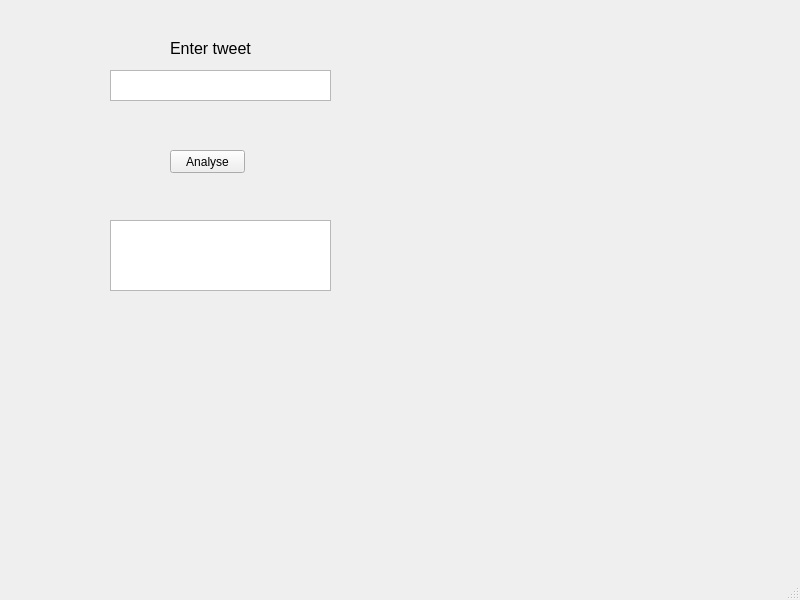
<?xml version="1.0" encoding="UTF-8"?>
<ui version="4.0">
 <class>otherWindow</class>
 <widget class="QMainWindow" name="otherWindow">
  <property name="windowModality">
   <enum>Qt::ApplicationModal</enum>
  </property>
  <property name="geometry">
   <rect>
    <x>0</x>
    <y>0</y>
    <width>800</width>
    <height>600</height>
   </rect>
  </property>
  <property name="windowTitle">
   <string>Offline Analysis</string>
  </property>
  <widget class="QWidget" name="centralwidget">
   <widget class="QLabel" name="label">
    <property name="geometry">
     <rect>
      <x>170</x>
      <y>40</y>
      <width>131</width>
      <height>16</height>
     </rect>
    </property>
    <property name="font">
     <font>
      <pointsize>12</pointsize>
     </font>
    </property>
    <property name="text">
     <string>Enter tweet</string>
    </property>
   </widget>
   <widget class="QTextEdit" name="enterTweet">
    <property name="geometry">
     <rect>
      <x>110</x>
      <y>70</y>
      <width>221</width>
      <height>31</height>
     </rect>
    </property>
   </widget>
   <widget class="QPushButton" name="pushButton">
    <property name="geometry">
     <rect>
      <x>170</x>
      <y>150</y>
      <width>75</width>
      <height>23</height>
     </rect>
    </property>
    <property name="text">
     <string>Analyse</string>
    </property>
   </widget>
   <widget class="QTextEdit" name="result">
    <property name="geometry">
     <rect>
      <x>110</x>
      <y>220</y>
      <width>221</width>
      <height>71</height>
     </rect>
    </property>
   </widget>
  </widget>
  <widget class="QMenuBar" name="menubar">
   <property name="geometry">
    <rect>
     <x>0</x>
     <y>0</y>
     <width>800</width>
     <height>21</height>
    </rect>
   </property>
  </widget>
  <widget class="QStatusBar" name="statusbar"/>
 </widget>
 <resources/>
 <connections/>
</ui>
